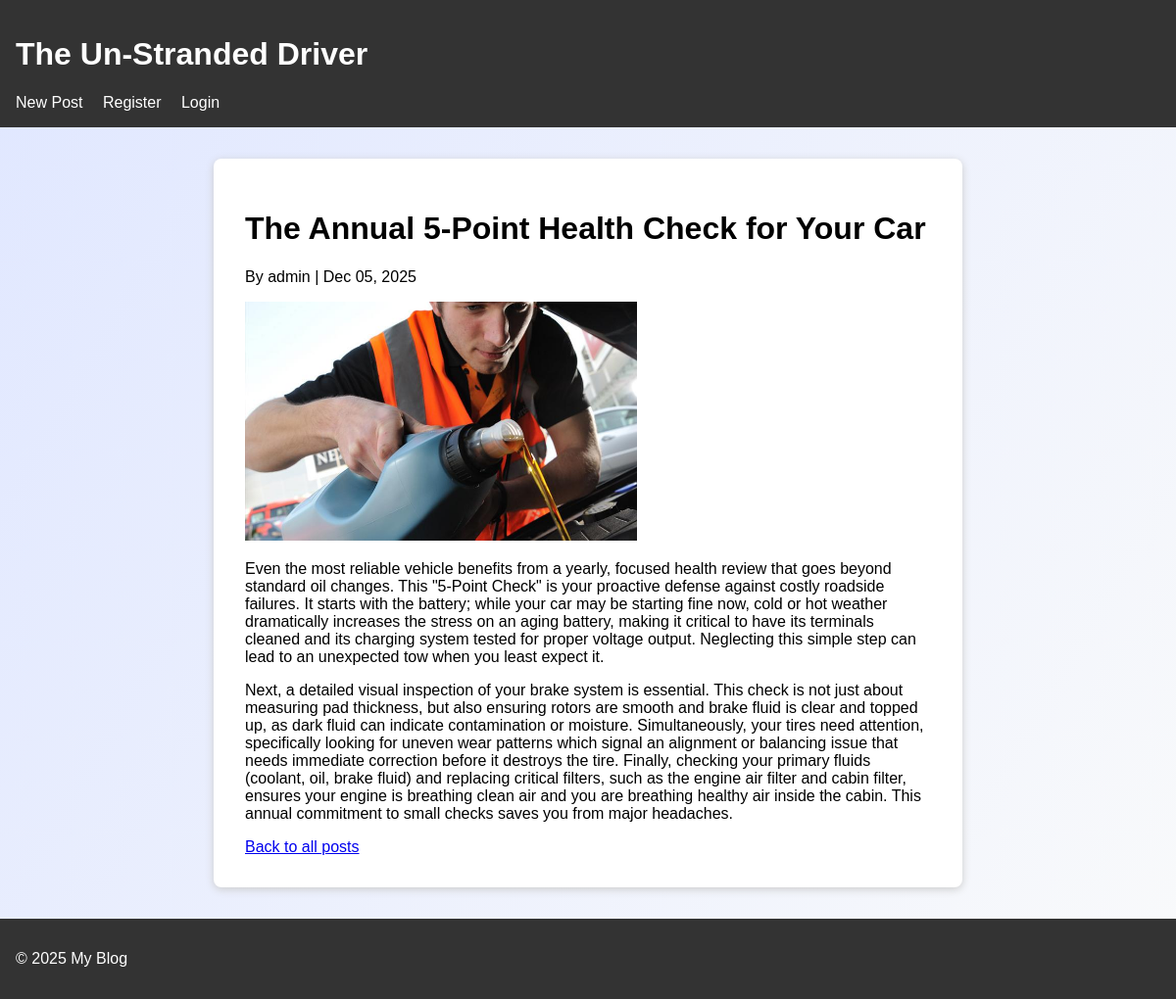
/post/car-annual-health-check/, run on the app's committed database.
### blog/models.py (models this page shows, shortened)
class Post(models.Model):
	title = models.CharField(max_length=200)
	slug = models.SlugField(unique=True)
	author = models.ForeignKey(get_user_model(), on_delete=models.CASCADE, related_name='posts')
	content = models.TextField()
	image = models.ImageField(upload_to='post_images/', blank=True, null=True)
	created_at = models.DateTimeField(auto_now_add=True)
	updated_at = models.DateTimeField(auto_now=True)
	class Meta:
		ordering = ['-created_at']

### blog/views.py (the view)
# urls.py: path('post/<slug:slug>/', views.PostDetailView.as_view(), name='post_detail'),
class PostDetailView(DetailView):
	model = Post
	template_name = 'blog/post_detail.html'
	context_object_name = 'post'

### blog/templates/blog/post_detail.html (shortened to what this page needs)
{% extends 'blog/base.html' %}
{% block content %}
  <h1>{{ post.title }}</h1>
  <p>By {{ post.author }} | {{ post.created_at|date:'M d, Y' }}</p>
  {% if post.image %}
    <img src="{{ post.image.url }}" alt="Image for {{ post.title }}" style="max-width:400px;">
  {% endif %}
  <div>{{ post.content|linebreaks }}</div>
  <a href="{% url 'blog:post_list' %}">Back to all posts</a>
{% endblock %}

### static/blog/style.css (style rules this page uses)
body { font-family: Arial, sans-serif; background: linear-gradient(120deg, #e0e7ff 0%, #f9fafb 100%); margin: 0; }

### data on the page
Post: title "The Annual 5-Point Health Check for Your Car", author "admin", created_at "Dec 05, 2025", image (picture), content "Even the most reliable vehicle benefits from a yearly, focused health review that goes beyond standard oil changes. This \"5-Point Check\" is your proactive defense against costly roadside failures. It starts with the battery; while your car may be starting fine now, cold or hot weather dramatically increases the stress on an aging battery, making it critical to have its terminals cleaned and its charging system tested for proper voltage output. Neglecting this simple step can lead to an unexpected tow when you least expect it. Next, a detailed visual inspection of your brake system is essential. This check is not just about measuring pad thickness, but also ensuring rotors are smooth and…"

### other printed values
{{ year|default:2025 }} "2025"
